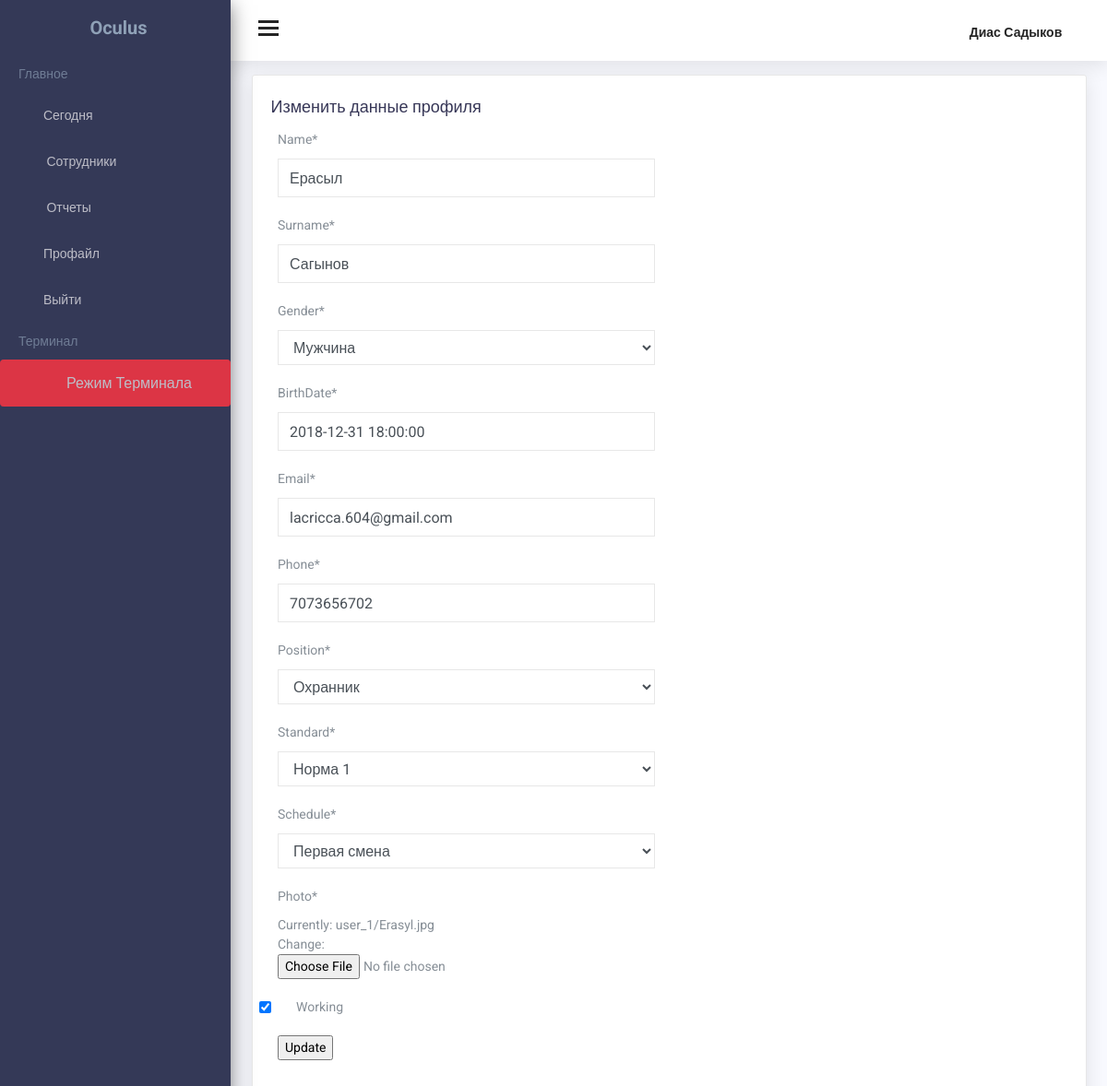
The app's page /monitoring/worker/25/change/ (signed in) with its own data.
### users/models.py (models this page shows)
class Profile(models.Model):
	user = models.OneToOneField(User, on_delete = models.CASCADE)
	image = models.ImageField(default = 'default.jpg', upload_to = 'profile_pics')
	name = models.CharField(max_length = 100, null = True)
	surname = models.CharField(max_length = 100, null = True)
	date_of_birth = models.DateTimeField(max_length = 100, null = True)
	phone = models.CharField(max_length = 100, null = True)
	email = models.CharField(max_length = 100, null = True)

### workrkopt/models.py (models this page shows, shortened)
class Worker(models.Model):
	user = models.ForeignKey(settings.AUTH_USER_MODEL,
							on_delete=models.CASCADE,
							null=True)
	GENDERS = (
		('М', 'Мужчина'),
		('Ж', 'Женщина'))
	Name = models.CharField(max_length = 100)
	Surname = models.CharField(max_length = 100)
	Gender = models.CharField(max_length = 100, choices=GENDERS)
	BirthDate = models.DateTimeField(max_length = 100)
	Phone = models.CharField(max_length = 100)
	Email = models.CharField(max_length = 100)
	Position = models.ForeignKey(Positions, on_delete = models.SET_NULL, null = True,  related_name = 'worker')
	Schedule = models.ForeignKey(Schedules, on_delete = models.SET_NULL, null = True)
	Standard = models.ForeignKey(Standard, on_delete = models.SET_NULL, null = True)
	Photo = models.FileField(upload_to=user_directory_path, default = "default.jpg")
	Working = models.BooleanField(default = False)
	Face_Encodings = models.CharField(max_length = 10000, blank = True)
	Work_Status = models.BooleanField(default = False)
	Last_Check_In = models.OneToOneField('facerec.Check', on_delete=models.SET_NULL, null = True, default = None)

class Positions(models.Model):
	user = models.ForeignKey(settings.AUTH_USER_MODEL,
							on_delete=models.CASCADE)
	Name = models.CharField(max_length = 100)
	def __str__(self):
		return self.Name

class Standard(models.Model):
	user = models.ForeignKey(settings.AUTH_USER_MODEL,
							on_delete=models.CASCADE,
							null=True)
	Name = models.CharField(max_length = 100, null=True)
	Late_Come = models.TimeField(default = "00:00", verbose_name= ('Допустимое время опоздания'))
	Early_Leave = models.TimeField(default = "00:00", verbose_name= ('Допустимое время раннего ухода'))
	def __str__(self):
		return self.Name

class Schedules(models.Model):
	user = models.ForeignKey(settings.AUTH_USER_MODEL,
							on_delete=models.CASCADE)
	Name = models.CharField(max_length = 100)
	Monday = models.CharField(max_length = 100, null=True, blank=True, default=None)
	Tuesday = models.CharField(max_length = 100, null=True, blank=True, default=None)
	Wednesday = models.CharField(max_length = 100, null=True, blank=True, default=None)
	Thursday = models.CharField(max_length = 100, null=True, blank=True, default=None)
	Friday = models.CharField(max_length = 100, null=True, blank=True, default=None)
	Saturday = models.CharField(max_length = 100, null=True, blank=True, default=None)
	Sunday = models.CharField(max_length = 100, null=True, blank=True, default=None)
	def __str__(self):
		return self.Name

### workrkopt/views.py (the view)
# urls.py: path('worker/<pk>/change/', login_required(WorkerChangeView.as_view()), name='worker-change'),
class WorkerChangeView(UpdateView):
	model = Worker
	fields = ['Name', 'Surname','Gender', 'BirthDate','Email','Phone','Position','Standard','Schedule','Photo','Working']
	template_name_suffix = '_update_form'

### workrkopt/templates/workrkopt/worker_update_form.html
{% extends "workrkopt/home.html" %}
{%load static%}
{% load crispy_forms_tags %}
{% block content %}
<div class="row">
  <div class="col-lg-12">
    <div class="card">
      <div class="card-title">
        <h4>Изменить данные профиля</h4>
      </div>
      <div class="card-body">
        <div class="basic-elements">
            <form method="post" accept-charset="utf-8" enctype="multipart/form-data" novalidate>{% csrf_token %}
              <div class="row">
                <div class="col-lg-6 form-group">
                {{ form|crispy}}
                  <input type="submit" value="Update">
                </div>
              </div>
            </form>
        </div>
      </div>
    </div>
  </div>
</div>
{% endblock %}

### workrkopt/templates/workrkopt/home.html (shortened to what this page needs)
{% load static %}
<!DOCTYPE html>
<html lang="en">
  <head>
    <link href="{% static 'css/lib/data-table/buttons.bootstrap.min.css' %}" rel="stylesheet" />
    <link href="https://unpkg.com/gijgo@1.9.11/css/gijgo.min.css" rel="stylesheet" type="text/css" />
    <link href="https://unpkg.com/gijgo@1.9.11/css/gijgo.min.css" rel="stylesheet" type="text/css" />
    <link href="{% static 'css/lib/font-awesome.min.css' %}" rel="stylesheet">
    <link href="{% static 'css/lib/themify-icons.css' %}" rel="stylesheet">
    <link href="{% static 'css/lib/menubar/sidebar.css' %}" rel="stylesheet">
    <link href="{% static 'css/lib/bootstrap.min.css' %}" rel="stylesheet">
    <link href="{% static 'css/lib/helper.css' %}" rel="stylesheet">
    <link href="{% static 'css/style.css' %}" rel="stylesheet">
    <link href="https://cdn.datatables.net/1.10.19/css/dataTables.bootstrap4.min.css" rel="stylesheet">
    <link rel="stylesheet" type="text/css" href="https://cdn.datatables.net/buttons/1.5.2/css/buttons.dataTables.min.css">
  </head>
  <body>
    <div class="sidebar sidebar-hide-to-small sidebar-shrink sidebar-gestures">
            <div class="nano">
                <div class="nano-content">
                    <div class="logo"><a href="/monitoring"><img class = "rounded-circle" src="{% static 'images/logo.png'%}" alt="" /><span>Oculus</span></a></div>
                    <ul>
                        <li class="label">Главное</li>
                        <li><a href="/monitoring/"><i class="ti-home"></i>Сегодня</a></li>
                        <li><a class="sidebar-sub-toggle"><i class="ti-bar-chart-alt"></i>  Сотрудники  <span class="sidebar-collapse-icon ti-angle-down"></span></a>
                        </li>
                        <li><a href="/monitoring/reports"><i class="ti-stats-up"></i> Отчеты </a></li>
                        <li><a href="/user/profile"><i class="ti-user"></i>Профайл</a></li>
                        <li><a href="/monitoring/logout"><i class="ti-close"></i>Выйти</a></li>
                        <li class="label">Терминал</li>
                        <li><a class="btn btn-danger" href="/facerec"><i class="ti-tablet"></i>Режим Терминала</a></li>
                    </ul>
                </div>
            </div>
        </div>
    <div class="header">
      <div class="container-fluid">
        <div class="row">
          <div class="col-lg-12">
            <div class="float-left">
              <div class="hamburger sidebar-toggle">
                <span class="line"></span>
                <span class="line"></span>
                <span class="line"></span>
              </div>
            </div>
            <div class="float-right">
              <ul>
                <li class="header-icon dib"><span class="user-avatar">
                 {% if user.profile.name %}
                    {{ user.profile.name }} {{ user.profile.surname }}
                 {% else %}
                    {{user.username}}
                 {% endif %}
                 <i class="ti-angle-down f-s-10"></i></span>
                </li>
              </ul>
            </div>
          </div>
        </div>
      </div>
    </div>
    <div class="content-wrap">
        <div class="main">
            <div class="container-fluid">
                <section id="main-content">
                    {% block content %}{% endblock %}
                </section>
            </div>
        </div>
    </div>
  </body>
</html>

### records on screen
Worker: Name "Ерасыл", Surname "Сагынов", Gender "Мужчина", BirthDate "2018-12-31 18:00:00", Email "lacricca.604@gmail.com", Phone "7073656702", Position "Охранник", Standard "Норма 1", Schedule "Первая смена", Working "☑"

### other values on screen
{{ user.profile.name }} "Диас"
{{ user.profile.surname }} "Садыков"
